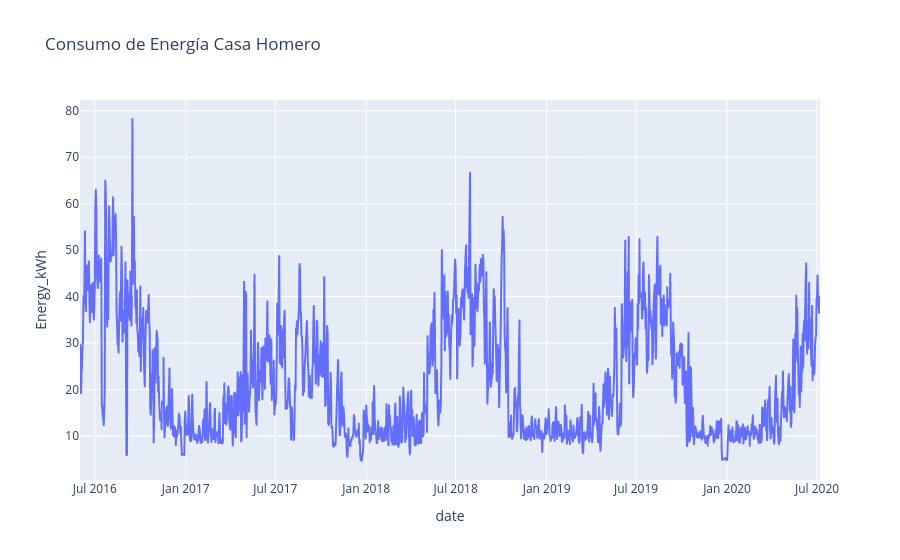

Notebook source saved alongside this figure:
### Markdown cell above
**Respuesta**:

### Code cell
# energia_homero = pd.read_csv(path + "/energia_homero.csv")
energia_homero = pd.read_csv('./energia_homero.csv')

energia_homero['date'] = pd.to_datetime(energia_homero['date'])

fig = px.line(energia_homero, x='date', y='Energy_kWh', title='Consumo de Energía Casa Homero')
fig.show()

### Figure 1 — Plotly figure (JSON) as saved in the notebook; plotly's stock layout.template omitted (floating-point values rounded to 4 significant figures; data arrays with more than 128 entries replaced by an {"elided": "..."} marker saying what was removed)
{"data": [{"hovertemplate": "date=%{x}<br>Energy_kWh=%{y}<extra></extra>", "legendgroup": "", "line": {"color": "#636efa", "dash": "solid"}, "marker": {"symbol": "circle"}, "mode": "lines", "name": "", "showlegend": false, "type": "scattergl", "x": {"elided": "1498 str values"}, "xaxis": "x", "y": {"elided": "1498 float values"}, "yaxis": "y"}], "layout": {"legend": {"tracegroupgap": 0}, "title": {"text": "Consumo de Energía Casa Homero"}, "xaxis": {"anchor": "y", "domain": [0, 1], "title": {"text": "date"}}, "yaxis": {"anchor": "x", "domain": [0, 1], "title": {"text": "Energy_kWh"}}}}
